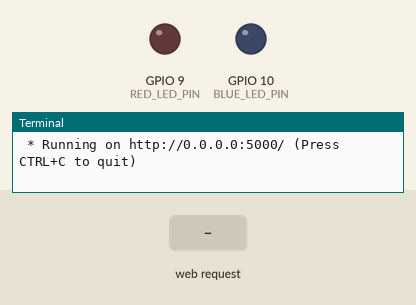
The program below on a simulated Raspberry Pi (BCM pin numbers). On the bench: output pins drawn as LEDs (lit = HIGH), the last lines printed to the terminal. The inputs (shaded band) are chosen by the test bench. The clock reads 2024-03-15 10:24:30 at power-on unless the program sets it.

Above: at 1.2 s.
1.3 s: HTTP request for /led/red/on received
At 2.2 s:
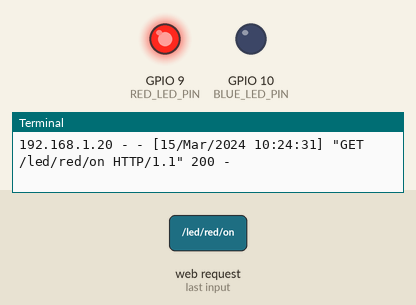
2.8 s: HTTP request for /led/blue/on received
At 3.3 s:
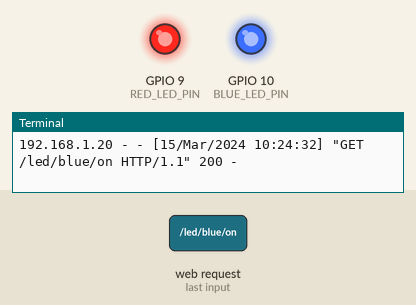
4.3 s: HTTP request for /led/red/off received
At 5.7 s:
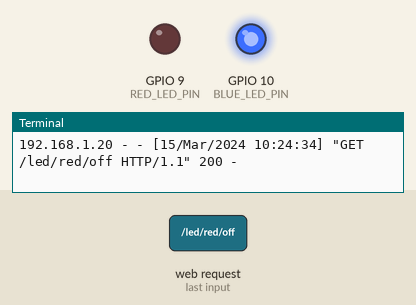
Timing chart, 0 to 7.3 s (numbered marks = the images above; inputs shaded):
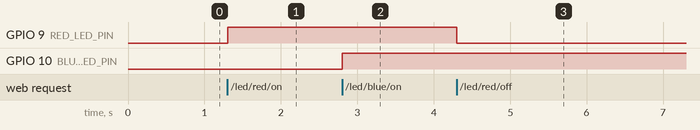

Measured:
- after the input at 1.3 s, GPIO 9 (RED_LED_PIN): LOW → HIGH at once
- after the input at 2.8 s, GPIO 10 (BLUE_LED_PIN): LOW → HIGH at once
- after the input at 4.3 s, GPIO 9 (RED_LED_PIN): HIGH → LOW at once

The program:

flask_color_led.py
```python
from flask import Flask
import RPi.GPIO as GPIO

RED_LED_PIN = 9
BLUE_LED_PIN= 10

app=Flask(__name__)

GPIO.setmode(GPIO.BCM)
GPIO.setup(RED_LED_PIN,GPIO.OUT)
GPIO.setup(BLUE_LED_PIN,GPIO.OUT)

@app.route("/")
def hello_world():
  return '''
    <p>Hello, Flask!</p>
    <a href="/led/red/on">RED LED ON</a>
    <a href="/led/red/off">RED LED OFF</a>
    <a href="/led/blue/on">BLUE LED ON</a>
    <a href="/led/blue/off">BLUE LED OFF</a>
    '''

@app.route("/led/<col>/<op>")
def led_op(col,op):
  if col=="red":
    if op == "on":
      GPIO.output(RED_LED_PIN,GPIO.HIGH)
      return '''
      <p>RED LED ON</p>
      <a href="/">Go Home</a>
    '''
    elif op == "off":
      GPIO.output(RED_LED_PIN,GPIO.LOW)
      return '''
      <p>RED LED OFF</p>
      <a href="/">Go Home</a>
    '''
  elif col=="blue":
    if op == "on":
      GPIO.output(BLUE_LED_PIN,GPIO.HIGH)
      return '''
      <p>BLUE LED ON</p>
      <a href="/">Go Home</a>
    '''
    elif op == "off":
      GPIO.output(BLUE_LED_PIN,GPIO.LOW)
      return '''
      <p>BLUE LED OFF</p>
      <a href="/">Go Home</a>
    '''

if __name__=="__main__":
  try:
    app.run(host="0.0.0.0")
  finally:
    GPIO.cleanup()
```
